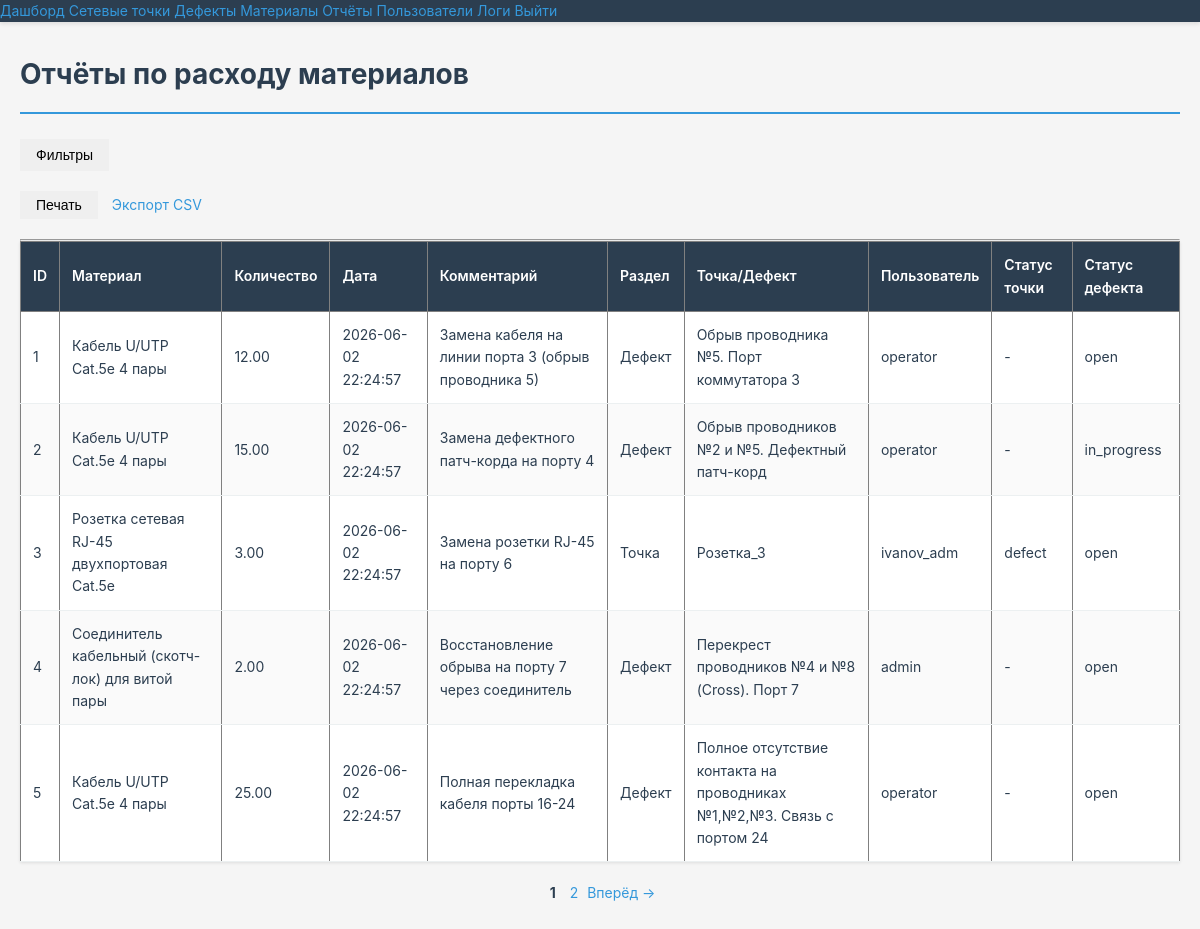
Screenshot of /report/report.php (signed in) with the database file from the repository.
### tables this page shows
CREATE TABLE `material_usage` (
    `id` int(11) NOT NULL AUTO_INCREMENT,
    `material_id` int(11) NOT NULL,
    `quantity` decimal(10,2) NOT NULL,
    `point_id` int(11) DEFAULT NULL,
    `defect_id` int(11) DEFAULT NULL,
    `used_by` int(11) NOT NULL,
    `used_at` datetime DEFAULT CURRENT_TIMESTAMP,
    `comment` text,
    PRIMARY KEY (`id`),
    KEY `material_id` (`material_id`),
    KEY `point_id` (`point_id`),
    KEY `defect_id` (`defect_id`),
    KEY `used_by` (`used_by`),
    CONSTRAINT `material_usage_ibfk_1` FOREIGN KEY (`material_id`) REFERENCES `materials` (`id`),
    CONSTRAINT `material_usage_ibfk_2` FOREIGN KEY (`point_id`) REFERENCES `network_points` (`id`) ON DELETE SET NULL,
    CONSTRAINT `material_usage_ibfk_3` FOREIGN KEY (`defect_id`) REFERENCES `defects` (`id`) ON DELETE SET NULL,
    CONSTRAINT `material_usage_ibfk_4` FOREIGN KEY (`used_by`) REFERENCES `users` (`id`) ON DELETE CASCADE
);

CREATE TABLE `materials` (
    `id` int(11) NOT NULL AUTO_INCREMENT,
    `name` varchar(100) NOT NULL,
    `type` enum('cable','connector','socket','fastener','other') NOT NULL,
    `unit` enum('m','pcs') NOT NULL,
    PRIMARY KEY (`id`)
);

CREATE TABLE `users` (
    `id` int(11) NOT NULL AUTO_INCREMENT,
    `login` varchar(50) NOT NULL UNIQUE,
    `password_hash` varchar(255) NOT NULL,
    `role` enum('admin','operator') DEFAULT 'operator',
    `created_at` timestamp default CURRENT_TIMESTAMP, 
    PRIMARY KEY (`id`)
);

CREATE TABLE `defects` (
    `id` int(11) NOT NULL AUTO_INCREMENT,
    `point_id` int(11) NOT NULL,
    `category` varchar(50) DEFAULT NULL,
    `severity` enum('high','medium','low') DEFAULT NULL,
    `description` text,
    `status` enum('open','in_progress','closed') DEFAULT 'open',
    `created_by` int(11) DEFAULT NULL,
    `created_at` timestamp NULL DEFAULT CURRENT_TIMESTAMP,
    PRIMARY KEY (`id`),
    KEY `point_id` (`point_id`),
    KEY `created_by` (`created_by`),
    CONSTRAINT `defects_ibfk_1` FOREIGN KEY (`point_id`) REFERENCES `network_points` (`id`) ON DELETE CASCADE,
    CONSTRAINT `defects_ibfk_2` FOREIGN KEY (`created_by`) REFERENCES `users` (`id`) ON DELETE SET NULL
);

CREATE TABLE `network_points` (
    `id` int(11) NOT NULL AUTO_INCREMENT,
    `label` varchar(20) NOT NULL UNIQUE,
    `type` enum('socket','switch','cable_run','patch_cord') NOT NULL,
    `location` varchar(100) DEFAULT NULL,
    `status` enum('active','defect','decommissioned') DEFAULT 'active',
    `last_check` date DEFAULT NULL,
    PRIMARY KEY (`id`)
);

### controllers/report/ReportController.php (called while the page is built, shortened)
<?php
require_once __DIR__ . '/../../config/db.php';
require_once __DIR__ . '/../../models/report/ReportModel.php';
require_once __DIR__ . '/../../includes/pagination.php';
$data = getFilteredReportData($pdo, $filters);
$limit = 5;
$page = isset($_GET['page']) ? (int)$_GET['page'] : 1;
$filters = [
    'date_from' => $_GET['date_from'] ?? '',
    'date_to' => $_GET['date_to'] ?? '',
    'section' => $_GET['section'] ?? '',
    'type' => $_GET['type'] ?? '',
    'point_status' => $_GET['point_status'] ?? '',
    'defect_status' => $_GET['defect_status'] ?? ''
];
    $total = countAllReport($pdo, $filters);
    $pagination = getPaginationInfo($total, $limit, $page);
    $data = getReportWithPagination($pdo, $pagination['limit'], $pagination['offset'], $filters);
    $currentPage = $pagination['current_page'];
    $totalPages = $pagination['total_pages'];
include __DIR__ . '/../../views/report/index.php';
?>

### public/report/report.php (called while the page is built, shortened)
<?php
require_once __DIR__ . '/../../controllers/report/ReportController.php';

### models/report/ReportModel.php (called while the page is built, shortened)
<?php
function getFilteredReportData($pdo, $filters) {
    $sql = "
        SELECT
            mu.id,
            m.name as material_name,
            mu.quantity,
            mu.used_at,
            mu.comment,
            CASE
                WHEN mu.point_id IS NOT NULL THEN 'Точка'
                WHEN mu.defect_id IS NOT NULL THEN 'Дефект'
                ELSE 'Общий'
            END as section,
            CASE
                WHEN mu.point_id IS NOT NULL THEN np.label
                WHEN mu.defect_id IS NOT NULL THEN d.description
                ELSE '-'
            END as section_name,
            u.login as user_name,
            np.status as point_status,
            d.status as defect_status
        FROM material_usage mu
        LEFT JOIN materials m ON mu.material_id = m.id
        LEFT JOIN network_points np ON mu.point_id = np.id
        LEFT JOIN defects d ON mu.defect_id = d.id
        LEFT JOIN users u ON mu.used_by = u.id
        WHERE 1=1
    ";
    $params = [];
    $sql .= " ORDER BY mu.used_at DESC";
    $stmt = $pdo->prepare($sql);
    $stmt->execute($params);
    return $stmt->fetchAll(PDO::FETCH_ASSOC);
}
function countAllReport($pdo, $filters) {
    $sql = "SELECT COUNT(*)  FROM material_usage mu
        LEFT JOIN materials m ON mu.material_id = m.id
        LEFT JOIN network_points np ON mu.point_id = np.id
        LEFT JOIN defects d ON mu.defect_id = d.id
        LEFT JOIN users u ON mu.used_by = u.id WHERE 1=1";
$params = [];
    $stmt = $pdo->prepare($sql);
    $stmt->execute($params);
    return $stmt->fetchColumn();
}
function getReportWithPagination($pdo, $limit, $offset, $filters) {
    $sql = "
        SELECT
            mu.id,
            m.name as material_name,
            mu.quantity,
            mu.used_at,
            mu.comment,
            CASE
                WHEN mu.point_id IS NOT NULL THEN 'Точка'
                WHEN mu.defect_id IS NOT NULL THEN 'Дефект'
                ELSE 'Общий'
            END as section,
            CASE
                WHEN mu.point_id IS NOT NULL THEN np.label
                WHEN mu.defect_id IS NOT NULL THEN d.description
                ELSE '-'
            END as section_name,
            u.login as user_name,
            np.status as point_status,
            d.status as defect_status
        FROM material_usage mu
        LEFT JOIN materials m ON mu.material_id = m.id
        LEFT JOIN network_points np ON mu.point_id = np.id
        LEFT JOIN defects d ON mu.defect_id = d.id
        LEFT JOIN users u ON mu.used_by = u.id
        WHERE 1=1
    ";
    $params = [];
    $sql .= " LIMIT :limit OFFSET :offset";
    $stmt = $pdo->prepare($sql);
    $stmt->bindValue(':limit', (int)$limit, PDO::PARAM_INT);
    $stmt->bindValue(':offset', (int)$offset, PDO::PARAM_INT);
    $stmt->execute();
    return $stmt->fetchAll(PDO::FETCH_ASSOC);
}

### includes/pagination.php (called while the page is built, shortened)
<?php
function getPaginationInfo($total, $limit = 5, $page = 1) {
    $totalPages = ceil($total / $limit);
    return [
        'current_page' => $page,
        'total_pages' => $totalPages,
        'total' => $total,
        'limit' => $limit,
        'offset' => ($page - 1) * $limit
    ];
}
?>

### views/report/index.php (the view, shortened to what this page needs)
<?php include __DIR__ . '/../layouts/header.php'; ?>
        <div class="no-print">
    <h1>Отчёты по расходу материалов</h1>
        </div>
    <div style="margin-bottom: 20px;">
        <button onclick="toggleFilters()" style="padding: 8px 16px; cursor: pointer;">Фильтры</button>
    </div>
    <div style="margin: 20px 0;">
        <button onclick="window.print()" style="padding: 6px 16px; cursor: pointer;">Печать</button>
        <a href="?<?= http_build_query(array_merge($_GET, ['export' => 'csv'])) ?>" style="margin-left: 10px;">Экспорт CSV</a>
    </div>
    <hr>
<?php if (empty($data)): ?>
    <p>Нет записей по выбранным фильтрам</p>
<?php else: ?>
    <table border="1" cellpadding="10" width="100%" style="border-collapse: collapse;">
        <thead style="background: #f0f0f0;">
        <tr>
            <th>ID</th>
            <th>Материал</th>
            <th>Количество</th>
            <th>Дата</th>
            <th>Комментарий</th>
            <th>Раздел</th>
            <th>Точка/Дефект</th>
            <th>Пользователь</th>
            <th>Статус точки</th>
            <th>Статус дефекта</th>
        </tr>
        </thead>
        <tbody>
        <?php foreach ($data as $row): ?>
            <tr>
                <td><?= htmlspecialchars($row['id']) ?></td>
                <td><?= htmlspecialchars($row['material_name']) ?></td>
                <td><?= htmlspecialchars($row['quantity']) ?></td>
                <td><?= htmlspecialchars($row['used_at']) ?></td>
                <td><?= htmlspecialchars($row['comment'] ?? '-') ?></td>
                <td><?= htmlspecialchars($row['section']) ?></td>
                <td><?= htmlspecialchars($row['section_name'] ?? '-') ?></td>
                <td><?= htmlspecialchars($row['user_name'] ?? '-') ?></td>
                <td><?= htmlspecialchars($row['point_status'] ?? '-') ?></td>
                <td><?= htmlspecialchars($row['defect_status'] ?? '-') ?></td>
            </tr>
        <?php endforeach; ?>
        </tbody>
    </table>
<?php endif; ?>
<?php if ($totalPages > 1): ?>
    <div style="margin-top: 20px; text-align: center;">
        <?php for ($i = 1; $i <= $totalPages; $i++): ?>
            <?php if ($i == $currentPage): ?>
                <strong style="margin: 0 5px;"><?= $i ?></strong>
            <?php else: ?>
                <a href="?page=<?= $i ?>" style="margin: 0 5px;"><?= $i ?></a>
            <?php endif; ?>
        <?php endfor; ?>
        <?php if ($currentPage < $totalPages): ?>
            <a href="?page=<?= $currentPage + 1 ?>">Вперёд →</a>
        <?php endif; ?>
    </div>
<?php endif; ?>
<?php include __DIR__ . '/../layouts/footer.php'; ?>

### assets/main.css (style rules this page uses)
* { margin: 0; padding: 0; box-sizing: border-box; }
:root { --primary: #2c3e50; --secondary: #3498db; --success: #27ae60; --warning: #f39c12; --danger: #e74c3c; --text: #2c3e50; --text-light: #7f8c8d; }
html, body { font-family: -apple-system, BlinkMacSystemFont, 'Segoe UI', Roboto, sans-serif; color: var(--text); background-color: #f5f5f5; font-size: 14px; line-height: 1.6; }
h1 { margin-bottom: 25px; padding-bottom: 15px; border-bottom: 2px solid var(--secondary); font-size: 28px; }
table { width: 100%; border-collapse: collapse; background-color: white; box-shadow: 0 1px 3px rgba(0, 0, 0, 0.1); margin-bottom: 20px; }
table th { background-color: var(--primary); color: white; padding: 12px; text-align: left; font-weight: 600; }
table td { padding: 12px; border-bottom: 1px solid #ecf0f1; }
table tbody tr:nth-child(even) { background-color: #fafafa; }
button, a.btn, input[type="submit"] { padding: 10px 18px; border: none; font-size: 14px; font-weight: 500; cursor: pointer; text-decoration: none; display: inline-block; transition: all 0.3s; }
a { color: var(--secondary); text-decoration: none; }

### rows the page displays
material_usage: id "1", material.name "Кабель U/UTP Cat.5e 4 пары", quantity "12.00", used_at "2026-06-02 22:24:57", comment "Замена кабеля на линии порта 3 (обрыв проводника 5)", section "Дефект", section_name "Обрыв проводника №5. Порт коммутатора 3", used_by.login "operator", point_status "-", defect.status "open"
material_usage: id "2", material.name "Кабель U/UTP Cat.5e 4 пары", quantity "15.00", used_at "2026-06-02 22:24:57", comment "Замена дефектного патч-корда на порту 4", section "Дефект", section_name "Обрыв проводников №2 и №5. Дефектный патч-корд", used_by.login "operator", point_status "-", defect.status "in_progress"
material_usage: id "3", material.name "Розетка сетевая RJ-45 двухпортовая Cat.5e", quantity "3.00", used_at "2026-06-02 22:24:57", comment "Замена розетки RJ-45 на порту 6", section "Точка", section_name "Розетка_3", used_by.login "ivanov_adm", point.status "defect", defect.status "open"
material_usage: id "4", material.name "Соединитель кабельный (скотч-лок) для витой пары", quantity "2.00", used_at "2026-06-02 22:24:57", comment "Восстановление обрыва на порту 7 через соединитель", section "Дефект", section_name "Перекрест проводников №4 и №8 (Cross). Порт 7", used_by.login "admin", point_status "-", defect.status "open"
material_usage: id "5", material.name "Кабель U/UTP Cat.5e 4 пары", quantity "25.00", used_at "2026-06-02 22:24:57", comment "Полная перекладка кабеля порты 16-24", section "Дефект", section_name "Полное отсутствие контакта на проводниках №1,№2,№3. Связь с портом 24", used_by.login "operator", point_status "-", defect.status "open"
